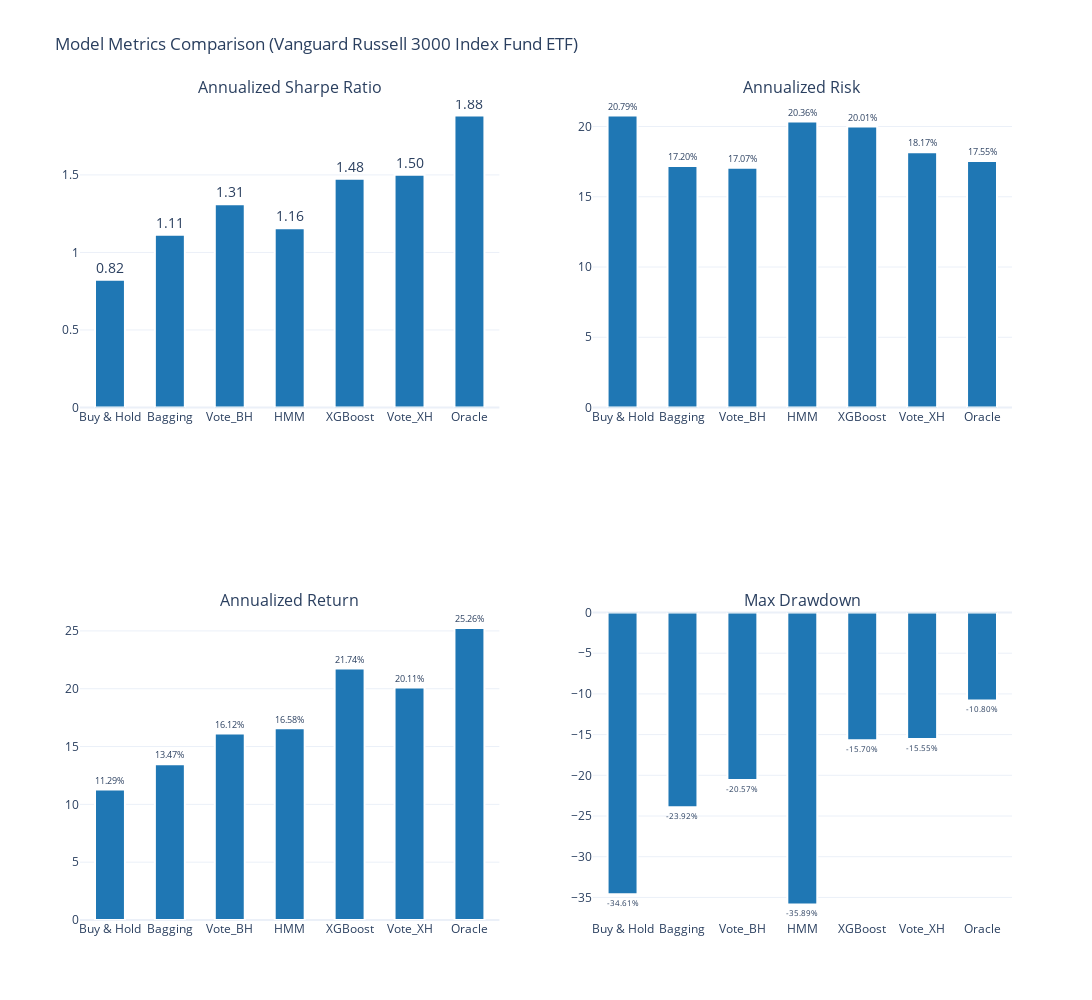

Notebook source saved alongside this figure:
### Code cell
visualize_model_metrics("Vanguard Russell 3000 Index Fund ETF",
                        oracle_metrics_van, 
                        buy_hold_metrics_van, 
                        xgb_metrics_van, 
                        hmm_metrics_van,
                        vote_xh_metrics_van,
                        bag_returns_van,
                        vote_bh_metrics_van,
                        strategy_map=strategy_map_van)

### Figure 1 — Plotly figure (JSON) as saved in the notebook; plotly's stock layout.template omitted (floating-point values rounded to 4 significant figures)
{"data": [{"marker": {"color": "#1f77b4", "line": {"width": 2}}, "text": ["0.82", "1.11", "1.31", "1.16", "1.48", "1.50", "1.88"], "textfont": {"size": 15}, "textposition": "outside", "type": "bar", "width": 0.5, "x": ["Buy & Hold", "Bagging", "Vote_BH", "HMM", "XGBoost", "Vote_XH", "Oracle"], "xaxis": "x", "y": [0.8242, 1.115, 1.31, 1.156, 1.476, 1.502, 1.884], "yaxis": "y"}, {"marker": {"color": "#1f77b4", "line": {"width": 2}}, "text": ["20.79%", "17.20%", "17.07%", "20.36%", "20.01%", "18.17%", "17.55%"], "textfont": {"size": 20}, "textposition": "outside", "type": "bar", "width": 0.5, "x": ["Buy & Hold", "Bagging", "Vote_BH", "HMM", "XGBoost", "Vote_XH", "Oracle"], "xaxis": "x2", "y": [20.79, 17.2, 17.07, 20.36, 20.01, 18.17, 17.55], "yaxis": "y2"}, {"marker": {"color": "#1f77b4", "line": {"width": 2}}, "text": ["11.29%", "13.47%", "16.12%", "16.58%", "21.74%", "20.11%", "25.26%"], "textfont": {"size": 20}, "textposition": "outside", "type": "bar", "width": 0.5, "x": ["Buy & Hold", "Bagging", "Vote_BH", "HMM", "XGBoost", "Vote_XH", "Oracle"], "xaxis": "x3", "y": [11.29, 13.47, 16.12, 16.58, 21.74, 20.11, 25.26], "yaxis": "y3"}, {"marker": {"color": "#1f77b4", "line": {"width": 2}}, "text": ["-34.61%", "-23.92%", "-20.57%", "-35.89%", "-15.70%", "-15.55%", "-10.80%"], "textfont": {"size": 20}, "textposition": "outside", "type": "bar", "width": 0.5, "x": ["Buy & Hold", "Bagging", "Vote_BH", "HMM", "XGBoost", "Vote_XH", "Oracle"], "xaxis": "x4", "y": [-34.61, -23.92, -20.57, -35.89, -15.7, -15.55, -10.8], "yaxis": "y4"}], "layout": {"annotations": [{"font": {"size": 16}, "showarrow": false, "text": "Annualized Sharpe Ratio", "x": 0.225, "xanchor": "center", "xref": "paper", "y": 1, "yanchor": "bottom", "yref": "paper"}, {"font": {"size": 16}, "showarrow": false, "text": "Annualized Risk", "x": 0.775, "xanchor": "center", "xref": "paper", "y": 1, "yanchor": "bottom", "yref": "paper"}, {"font": {"size": 16}, "showarrow": false, "text": "Annualized Return", "x": 0.225, "xanchor": "center", "xref": "paper", "y": 0.375, "yanchor": "bottom", "yref": "paper"}, {"font": {"size": 16}, "showarrow": false, "text": "Max Drawdown", "x": 0.775, "xanchor": "center", "xref": "paper", "y": 0.375, "yanchor": "bottom", "yref": "paper"}], "height": 1000, "showlegend": false, "title": {"text": "Model Metrics Comparison (Vanguard Russell 3000 Index Fund ETF)"}, "width": 1400, "xaxis": {"anchor": "y", "domain": [0, 0.45]}, "xaxis2": {"anchor": "y2", "domain": [0.55, 1]}, "xaxis3": {"anchor": "y3", "domain": [0, 0.45]}, "xaxis4": {"anchor": "y4", "domain": [0.55, 1]}, "yaxis": {"anchor": "x", "domain": [0.625, 1]}, "yaxis2": {"anchor": "x2", "domain": [0.625, 1]}, "yaxis3": {"anchor": "x3", "domain": [0, 0.375]}, "yaxis4": {"anchor": "x4", "domain": [0, 0.375]}}}
